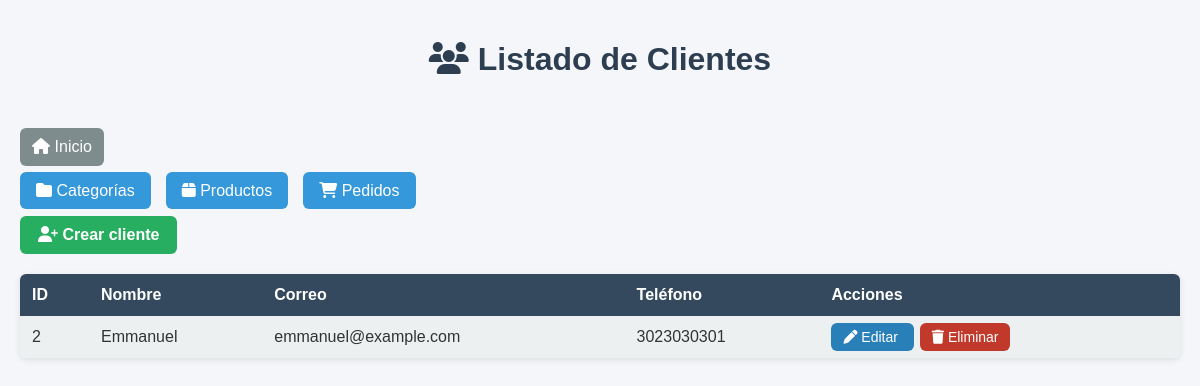
/clientes/, run on the app's committed database.
### msimple/models.py (models this page shows, shortened)
class Cliente(models.Model):
    nombre = models.CharField(max_length=150)
    correo = models.EmailField()
    telefono = models.CharField(max_length=20)

### msimple/views.py (the view)
# urls.py: path('clientes/', views.listar_clientes, name='listar_clientes'),
def listar_clientes(request):
    clientes = Cliente.objects.all()
    return render(request, 'clientes/listar.html', {'clientes': clientes})

### msimple/templates/clientes/listar.html (shortened to what this page needs)
<!DOCTYPE html>
<html lang="es">
<head>
    <link rel="stylesheet" href="https://cdnjs.cloudflare.com/ajax/libs/font-awesome/6.5.0/css/all.min.css">
</head>
<body>
    <h1>
        <i class="fa-solid fa-users"></i>
        Listado de Clientes
    </h1>
    <a class="btn-volver" href="{% url 'index' %}">
        <i class="fa-solid fa-house"></i> Inicio
    </a>
    <nav>
        <ul>
            <li><a href="/categorias/"><i class="fa-solid fa-folder"></i> Categorías</a></li>
            <li><a href="/productos/"><i class="fa-solid fa-box"></i> Productos</a></li>
            <li><a href="/pedidos/"><i class="fa-solid fa-cart-shopping"></i> Pedidos</a></li>
        </ul>
    </nav>
    <a class="btn-crear" href="{% url 'crear_cliente' %}">
        <i class="fa-solid fa-user-plus"></i> Crear cliente
    </a>
    <table>
        <tr>
            <th>ID</th>
            <th>Nombre</th>
            <th>Correo</th>
            <th>Teléfono</th>
            <th>Acciones</th>
        </tr>
        {% for c in clientes %}
        <tr>
            <td>{{ c.id }}</td>
            <td>{{ c.nombre }}</td>
            <td>{{ c.correo }}</td>
            <td>{{ c.telefono }}</td>
            <td class="acciones">
                <a class="btn-editar" href="{% url 'editar_cliente' c.id %}">
                    <i class="fa-solid fa-pen"></i> Editar
                </a>
                <a class="btn-eliminar" href="{% url 'eliminar_cliente' c.id %}">
                    <i class="fa-solid fa-trash"></i> Eliminar
                </a>
            </td>
        </tr>
        {% endfor %}
    </table>
</body>
</html>

### msimple/templates/clientes/listar.html (style rules this page uses)
body { font-family: Arial, Helvetica, sans-serif; margin: 0; padding: 20px; background: #f5f6fa; color: #333; }
h1 { text-align: center; color: #2c3e50; margin-bottom: 30px; }
.btn-crear { display: inline-block; padding: 10px 18px; background: #27ae60; color: white; text-decoration: none; border-radius: 6px; font-weight: bold; transition: .2s; }
table { width: 100%; border-collapse: collapse; background: white; margin-top: 20px; border-radius: 6px; overflow: hidden; box-shadow: 0 2px 6px rgba(0, 0, 0, 0.1); }
th, td { padding: 12px; text-align: left; }
th { background: #34495e; color: white; }
tr:nth-child(even) { background: #ecf0f1; }
.acciones a { padding: 6px 12px; margin-right: 6px; border-radius: 6px; text-decoration: none; color: white; font-size: 14px; }
.btn-editar { background: #2980b9; }
.btn-eliminar { background: #c0392b; }
.btn-volver { display: inline-block; margin: 20px auto 0; width: 60px; text-align: center; background: #7f8c8d; color: white; padding: 10px 12px; border-radius: 6px; text-decoration: none; transition: .2s; }
nav ul { list-style: none; padding: 0; display: flex; gap: 15px; flex-wrap: wrap; }
nav a { text-decoration: none; background: #3498db; padding: 10px 16px; color: white; border-radius: 6px; transition: .2s; }

### data on the page
Cliente: id "2", nombre "Emmanuel", correo "emmanuel@example.com", telefono "3023030301"
